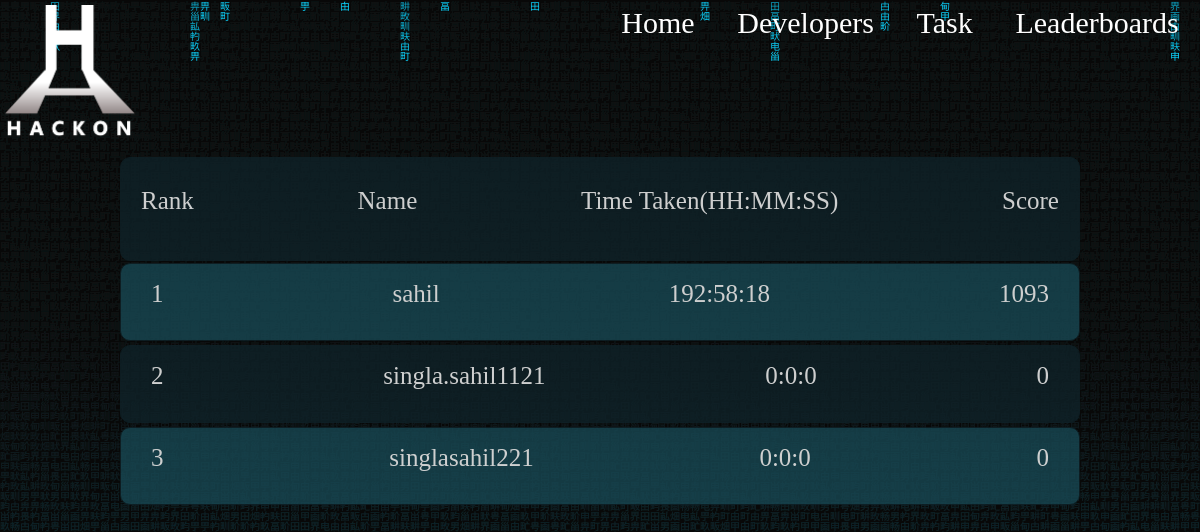
Page /leaderboard/ on the committed database.
### myapp/models/schema_file.py (models this page shows, shortened)
class UserProfile(BaseModel):
	total_wrong_attempts 	= 	models.PositiveIntegerField(default = 0)
	total_time_taken 		= 	models.DurationField(default = timedelta)
	total_score 			= 	models.PositiveIntegerField(default = 0)
	user 					= 	models.OneToOneField(User, on_delete = models.CASCADE)
	class Meta:
		ordering = ['-total_score', 'total_time_taken', 'total_wrong_attempts']

### myapp/views/home.py (the view)
# urls.py: path('leaderboard/',Leaderboard),
def Leaderboard(request):
	all_user = UserProfile.objects.all()
	return render(request, 'leaderboard.html', {'users':all_user})

### myapp/templatetags/custom_tags.py (called while the page is built)
@register.filter
def duration(td):
    total_seconds = int(td.total_seconds())
    hours = total_seconds // 3600
    minutes = (total_seconds % 3600) // 60
    seconds = (total_seconds%3600)%60
    return '{}:{}:{}'.format(hours, minutes, seconds)

### myapp/templates/leaderboard.html (shortened to what this page needs)
{% extends 'base.html' %}
{% load custom_tags %}
{% block body %}
<div class="leaderboard">
			<div class="leaderheader">
				<p class="headeritems">Rank</p>
				<p class="headeritems">Name</p>
				<p class="headeritems">Time Taken(HH:MM:SS)</p>
				<p class="headeritems">Score</p>
			</div>
			{% for user in users %}
			<div onload="changeColor(1);" style="{% if request.user == user.user %}background-color: #000; {% endif %}" class="leader">
				<p class="leaderitem">{{ forloop.counter }}</p>
				<p class="leaderitem">{{user.user.username}}</p>
				<p class="leaderitem ">{{user.total_time_taken|duration}}</p>
				<p class="leaderitem">{{user.total_score}}</p>
			</div>
			{% endfor %}
</div>
{% endblock %}

### myapp/templates/base.html (shortened to what this page needs)
{%load static%}
<!DOCTYPE html>
<html>
<head>
  <link rel="stylesheet" type="text/css" href="{% static 'css/style.css' %}">
<link rel="stylesheet" href="https://maxcdn.bootstrapcdn.com/bootstrap/4.0.0/css/bootstrap.min.css">
</head>
<body>
  <div class="maindiv">
    <div class="header">
      <div >
        <img class='logo' src="{% static 'assets1/Group 200.png' %}"/>
      </div>
      <div class="nav">
        <a href="/"><p class="item">Home</p></a>
        <a href="/developers/"><p class="item">Developers</p></a>
        <a href="/task/"><p class="item">Task</p></a>
        <a href="/leaderboard/"><p class="item">Leaderboards</p></a>
      </div>
    </div>
    {% block body%}
    {% endblock %}
  </div>
</body>
</html>

### hackon/static/css/style.css (style rules this page uses)
body { background-color:#000000; position: relative; }
a { text-decoration: none!important; }
.maindiv { position: relative; top: 0px; left: 0px; width: 100%; height: 100%; overflow-y: hidden; overflow-x: hidden; z-index: 50; align-items: center; color : #fff; }
.header { display: flex; justify-content: space-between; width: 100%; }
.logo { width: 130px; margin:5px; }
.nav { color: white; width:50%; display: flex; justify-content: space-around; text-decoration: none; }
.item { color: white; font-size: 30px; font-family: Segoe Print; text-decoration: none; align-items: center; margin-left: 5px; margin-right: 5px; }
.leaderboard { width:80%; height: 65vh; display: flex; flex-direction: column; margin-left: 10%; opacity: 0.8; overflow-y: scroll; overflow-x: hidden; }
.leaderheader { position: sticky; top: 0%; left: 0%; background: #0F2228; display: flex; flex-direction: row; justify-content: space-between; height: 20%; align-items: center; border:1px solid #0F2228; border-radius: 10px; }
.headeritems { color: white; font-size: 25px; margin-left: 20px; margin-right:20px; padding: 0px; vertical-align: baseline; font-family: Segoe Print; }
.leader { background: #0F2228; display: flex; flex-direction: row; justify-content: space-between; height: 15%; align-items: center; margin-top: 2px; margin-bottom: 2px; border:1px solid #0F2228; border-radius: 10px; }
.leader:nth-of-type(even) { background-color: #184853; }
.leaderitem { color: white; font-size: 25px; margin-left: 30px; margin-right:30px; padding: 0px; vertical-align: baseline; font-family: Segoe Print; }

### rows in the picture
UserProfile: user.username "sahil", total_time_taken|duration "192:58:18", total_score "1093"
UserProfile: user.username "singla.sahil1121", total_time_taken|duration "0:0:0", total_score "0"
UserProfile: user.username "singlasahil221", total_time_taken|duration "0:0:0", total_score "0"
